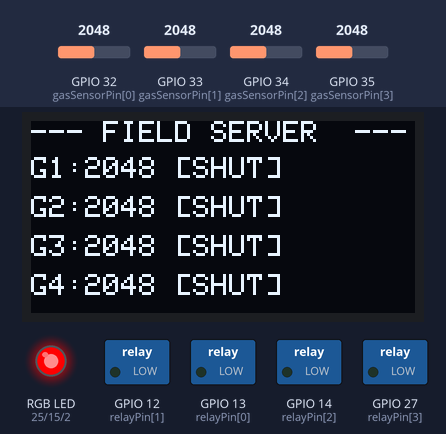
Simulated run of this program. Board: ESP32. Shown: 128×64 one-colour display, switched loads named in the program (green lamp = pin HIGH), an RGB LED mixed from three pins (HIGH = lit). The test bench sets the inputs (shaded band); at power-on: GPIO 32 (gasSensorPin[0]) = 2048, GPIO 33 (gasSensorPin[1]) = 2048, GPIO 34 (gasSensorPin[2]) = 2048, GPIO 35 (gasSensorPin[3]) = 2048. WiFi joins after 1.5 s; servers stay silent unless stated; random numbers use the default seed unless the program sets one; no MQTT or app messages arrive unless stated; what the program prints to the serial monitor is not drawn.

Above: at 1.4 s.
1.5 s: GPIO 32 (gasSensorPin[0]) set to 1235
At 2.7 s:
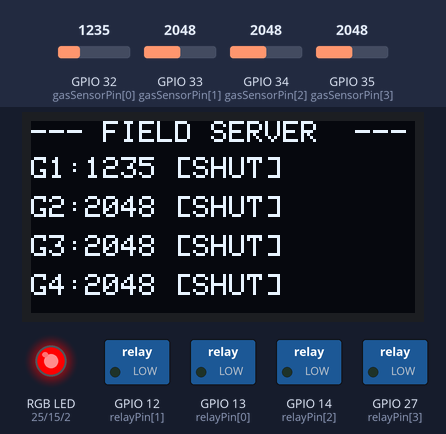
3.0 s: GPIO 32 (gasSensorPin[0]) set to 1165
At 4.0 s:
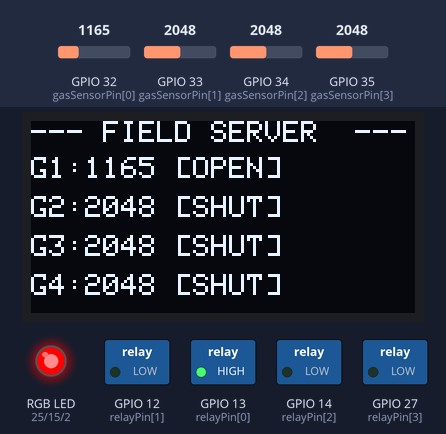
4.5 s: GPIO 33 (gasSensorPin[1]) set to 1256
At 5.3 s:
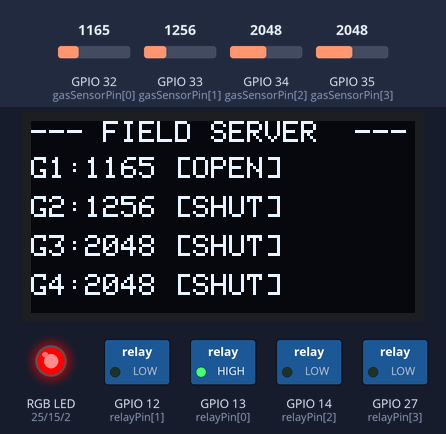
6.0 s: GPIO 33 (gasSensorPin[1]) set to 1130
At 7.0 s:
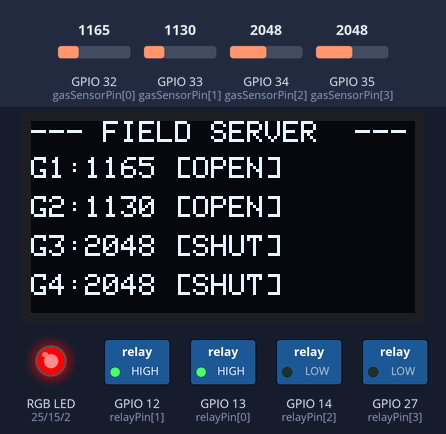
7.5 s: GPIO 34 (gasSensorPin[2]) set to 1271
At 8.2 s:
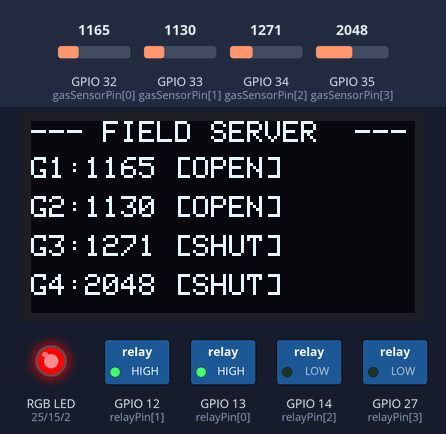
9.0 s: GPIO 34 (gasSensorPin[2]) set to 1136
At 9.4 s:
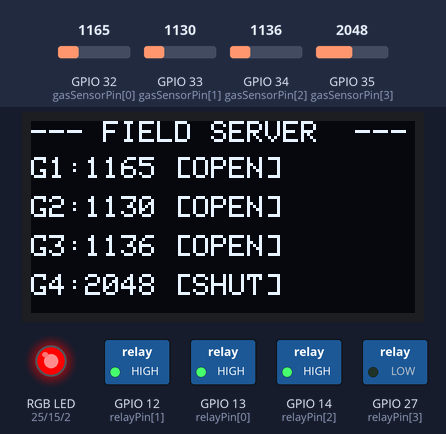
Timing chart, 0 to 11.5 s (numbered marks = the images above; inputs shaded):
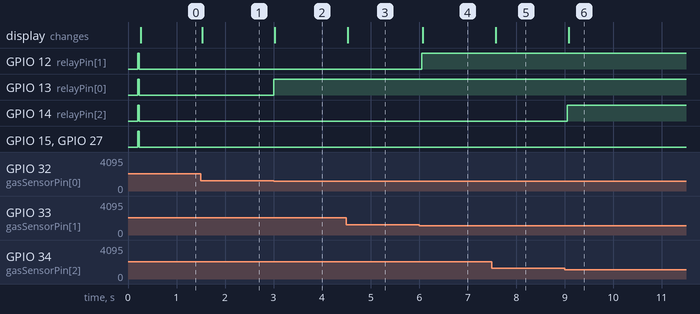

The program:

main.cpp
```cpp
#include <WiFi.h>
#include <PubSubClient.h>
#include <Wire.h>
#include <Adafruit_GFX.h>
#include <Adafruit_SSD1306.h>

// ── WiFi & MQTT ───────────────────────────────────────────────────────────────
const char* ssid        = "Wokwi-GUEST";
const char* password    = "";
const char* mqtt_server = "172.18.168.57";

const char* topic_publish   = "factorySafe99X/gas/status";
const char* topic_subscribe = "factorySafe99X/valve/control";

WiFiClient   espClient;
PubSubClient client(espClient);

// ── OLED ──────────────────────────────────────────────────────────────────────
#define SCREEN_WIDTH  128
#define SCREEN_HEIGHT  64
Adafruit_SSD1306 display(SCREEN_WIDTH, SCREEN_HEIGHT, &Wire, -1);
bool oledOK = false;

// ── Pin definitions ───────────────────────────────────────────────────────────
const int gasSensorPin[4] = {32, 33, 34, 35};   // gas1–gas4 AOUT
const int relayPin[4]     = {13, 12, 14, 27};   // relay1–relay4 IN
const int RGB_R = 25, RGB_G = 15, RGB_B = 2;    // RGB LED

// ── Threshold ─────────────────────────────────────────────────────────────────
// Wokwi gas sensor AOUT at 0 ppm (slider minimum) → ADC ≈ 800–1100 (idle floor)
// Dangerous gas level                              → ADC ≈ 2500–4095
// 1200 sits safely above idle noise and below danger zone.
// If you still get false alarms at safe levels, raise this to 1400 or 1600.
const int GAS_THRESHOLD_ADC = 1200;

// ── Timing ────────────────────────────────────────────────────────────────────
const unsigned long SENSOR_INTERVAL_MS  = 500;    // read + update every 500ms
const unsigned long PUBLISH_INTERVAL_MS = 2000;   // MQTT publish every 2s
const unsigned long WIFI_RETRY_MS       = 5000;   // WiFi retry every 5s
const unsigned long MQTT_RETRY_MS       = 5000;   // MQTT retry every 5s

// ── State ─────────────────────────────────────────────────────────────────────
int  gasADC[4]         = {0, 0, 0, 0};
bool relayOpen[4]      = {true, true, true, true};
bool manualOverride[4] = {false, false, false, false};

unsigned long lastSensor    = 0;
unsigned long lastPublish   = 0;
unsigned long lastWifiRetry = 0;
unsigned long lastMqttRetry = 0;

// ── RGB helper ────────────────────────────────────────────────────────────────
void setRGB(bool r, bool g, bool b) {
  digitalWrite(RGB_R, r ? HIGH : LOW);
  digitalWrite(RGB_G, g ? HIGH : LOW);
  digitalWrite(RGB_B, b ? HIGH : LOW);
}

// ── updateOLED ────────────────────────────────────────────────────────────────
void updateOLED() {
  if (!oledOK) return;
  display.clearDisplay();
  display.setTextSize(1);
  display.setTextColor(SSD1306_WHITE);
  display.setCursor(0, 0);
  display.println("--- FIELD SERVER  ---");
  for (int i = 0; i < 4; i++) {
    display.setCursor(0, 12 + (i * 13));
    display.print("G"); display.print(i + 1); display.print(":");
    display.print(gasADC[i]);
    display.print(relayOpen[i] ? " [OPEN]" : " [SHUT]");
    if (manualOverride[i]) display.print("*");
  }
  display.display();
}

// ── readSensors ───────────────────────────────────────────────────────────────
void readSensors() {
  for (int i = 0; i < 4; i++) {
    gasADC[i] = analogRead(gasSensorPin[i]);
  }
}

// ── applyRelays ───────────────────────────────────────────────────────────────
void applyRelays() {
  bool anyAlarm    = false;
  bool anyOverride = false;

  for (int i = 0; i < 4; i++) {
    if (manualOverride[i]) {
      relayOpen[i] = false;
    } else {
      // OPEN (safe) when ADC below threshold, SHUT (alarm) when above
      relayOpen[i] = (gasADC[i] < GAS_THRESHOLD_ADC);
    }

    // ACTIVE LOW relay: HIGH = relay OFF = valve OPEN
    //                   LOW  = relay ON  = valve SHUT
    digitalWrite(relayPin[i], relayOpen[i] ? HIGH : LOW);

    if (!relayOpen[i])     anyAlarm    = true;
    if (manualOverride[i]) anyOverride = true;
  }

  // RGB: BLUE=override, RED=alarm, GREEN=all clear
  if (anyOverride)     setRGB(false, false, true);
  else if (anyAlarm)   setRGB(true,  false, false);
  else                 setRGB(false, true,  false);
}

// ── printSerial ───────────────────────────────────────────────────────────────
void printSerial() {
  Serial.println("─────────────────────────────────────");
  for (int i = 0; i < 4; i++) {
    Serial.printf("G%d | ADC:%4d | thr:%4d | %s | ovr:%s\n",
      i + 1, gasADC[i], GAS_THRESHOLD_ADC,
      relayOpen[i] ? "OPEN" : "SHUT",
      manualOverride[i] ? "Y" : "N"
    );
  }
  Serial.printf("WiFi:%s  MQTT:%s\n",
    WiFi.status() == WL_CONNECTED ? "OK" : "...",
    client.connected() ? "OK" : "..."
  );
}

// ── publishStatus ─────────────────────────────────────────────────────────────
void publishStatus() {
  if (!client.connected()) return;   // skip silently if not connected yet
  String payload = "";
  for (int i = 0; i < 4; i++) {
    payload += String(gasADC[i]);
    payload += ",";
    payload += String(relayOpen[i] ? 1 : 0);
    if (i < 3) payload += ",";
  }
  client.publish(topic_publish, payload.c_str());
  Serial.println("MQTT TX: " + payload);
}

// ── MQTT callback ─────────────────────────────────────────────────────────────
void mqtt_callback(char* topic, byte* payload, unsigned int length) {
  String msg = "";
  for (unsigned int i = 0; i < length; i++) msg += (char)payload[i];
  Serial.println("MQTT RX: " + msg);

  int colonIdx = msg.indexOf(':');
  if (colonIdx < 1) return;

  int    laneNum = msg.substring(0, colonIdx).toInt();
  String cmd     = msg.substring(colonIdx + 1);
  cmd.trim();

  if (laneNum < 1 || laneNum > 4) return;
  int idx = laneNum - 1;

  if      (cmd == "OFF")  manualOverride[idx] = true;
  else if (cmd == "AUTO") manualOverride[idx] = false;
  else return;

  Serial.printf("Lane %d override → %s\n", laneNum, cmd.c_str());
  applyRelays();
  updateOLED();
  publishStatus();
}

// ── tryConnectWiFi (non-blocking) ─────────────────────────────────────────────
void tryConnectWiFi() {
  if (WiFi.status() == WL_CONNECTED) return;
  unsigned long now = millis();
  if (now - lastWifiRetry < WIFI_RETRY_MS) return;
  lastWifiRetry = now;
  Serial.print("WiFi connecting...");
  WiFi.begin(ssid, password);
}

// ── tryConnectMQTT (non-blocking) ─────────────────────────────────────────────
void tryConnectMQTT() {
  if (WiFi.status() != WL_CONNECTED) return;   // need WiFi first
  if (client.connected()) return;
  unsigned long now = millis();
  if (now - lastMqttRetry < MQTT_RETRY_MS) return;
  lastMqttRetry = now;

  String clientId = "FieldNode-" + String(random(0xffff), HEX);
  Serial.print("MQTT connecting...");
  if (client.connect(clientId.c_str())) {
    client.subscribe(topic_subscribe);
    Serial.println(" OK");
    // Immediately publish current state so client gets updated on connect
    publishStatus();
  } else {
    Serial.printf(" FAILED rc=%d\n", client.state());
  }
}

// ── setup ─────────────────────────────────────────────────────────────────────
void setup() {
  Serial.begin(115200);
  delay(200);   // let serial settle
  Serial.println("\n=== FactorySafe99X — Field Server ===");
  Serial.printf("Threshold: ADC > %d\n", GAS_THRESHOLD_ADC);

  // Relays — all OPEN (HIGH) at boot before anything else
  for (int i = 0; i < 4; i++) {
    pinMode(relayPin[i], OUTPUT);
    digitalWrite(relayPin[i], HIGH);   // HIGH = relay OFF = valve OPEN
  }
  Serial.println("Relays: all OPEN");

  // RGB LED
  pinMode(RGB_R, OUTPUT); pinMode(RGB_G, OUTPUT); pinMode(RGB_B, OUTPUT);
  setRGB(false, true, false);   // GREEN = safe at boot

  // ADC input pins
  for (int i = 0; i < 4; i++) pinMode(gasSensorPin[i], INPUT);

  // OLED
  Wire.begin(21, 22);
  if (!display.begin(SSD1306_SWITCHCAPVCC, 0x3C)) {
    Serial.println("OLED: FAILED — continuing without display");
    oledOK = false;
  } else {
    oledOK = true;
    Serial.println("OLED: OK");
    display.setTextSize(1);
    display.setTextColor(SSD1306_WHITE);
  }

  // FIX 1: Do NOT block on WiFi here.
  // Kick off WiFi in background — loop() handles retries.
  WiFi.mode(WIFI_STA);
  WiFi.begin(ssid, password);
  lastWifiRetry = millis();

  client.setServer(mqtt_server, 1883);
  client.setCallback(mqtt_callback);

  // Read sensors and update display immediately at boot
  // so OLED shows real values even before WiFi connects.
  readSensors();
  applyRelays();
  updateOLED();
  printSerial();

  Serial.println("Boot complete — sensor loop running.");
}

// ── loop ──────────────────────────────────────────────────────────────────────
void loop() {
  // Keep WiFi and MQTT alive (non-blocking)
  tryConnectWiFi();
  tryConnectMQTT();
  if (client.connected()) client.loop();

  unsigned long now = millis();

  // Read sensors and update relays + OLED every 500ms
  // This runs regardless of WiFi/MQTT state
  if (now - lastSensor >= SENSOR_INTERVAL_MS) {
    lastSensor = now;
    readSensors();
    applyRelays();
    updateOLED();
    printSerial();
  }

  // Publish to MQTT every 2s (only if connected)
  if (now - lastPublish >= PUBLISH_INTERVAL_MS) {
    lastPublish = now;
    publishStatus();
  }
}
```

Measured:
- the behaviour switches between 1200 and 1199 on GPIO 32 (gasSensorPin[0]) (found by bisection; images 1 and 2)
- the behaviour switches between 1200 and 1199 on GPIO 33 (gasSensorPin[1]) (found by bisection; images 3 and 4)
- the behaviour switches between 1200 and 1199 on GPIO 34 (gasSensorPin[2]) (found by bisection; images 5 and 6)
- after the input at 1.5 s, the display: changes at once (image 1)
- after the input at 3.0 s, GPIO 13 (relayPin[0]): LOW → HIGH at once; the display: changes at once (image 2)
- after the input at 4.5 s, the display: changes at once (image 3)
- after the input at 6.0 s, GPIO 12 (relayPin[1]): LOW → HIGH after 0.05 s; the display: changes after 0.08 s (image 4)
- after the input at 7.5 s, the display: changes after 0.08 s (image 5)
- after the input at 9.0 s, GPIO 14 (relayPin[2]): LOW → HIGH after 0.06 s; the display: changes after 0.08 s (image 6)
